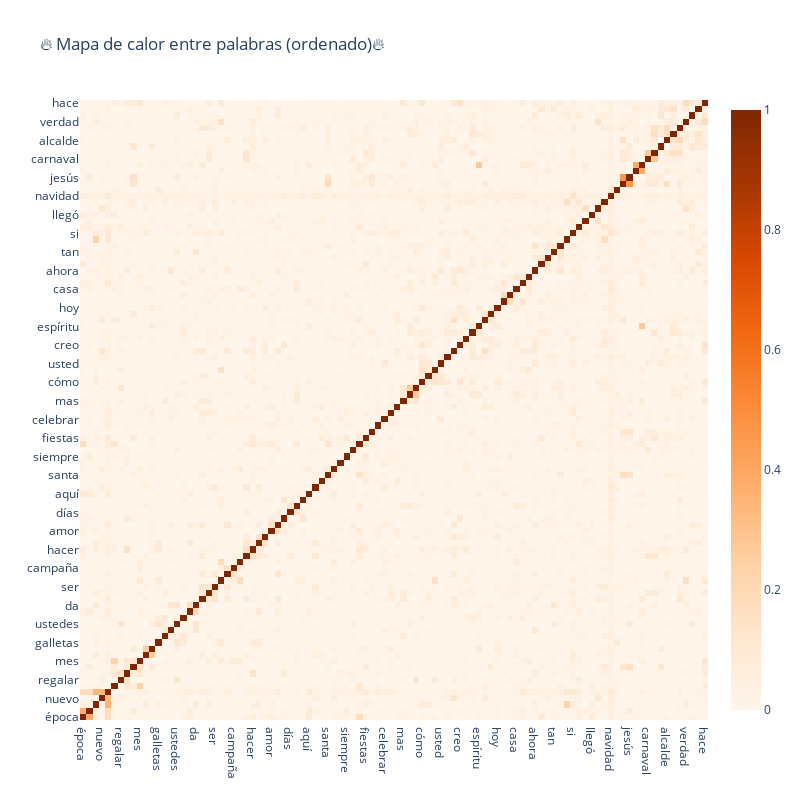

Notebook cell for this chart:
### Code cell
trace = go.Heatmap(z=temp2.values.tolist(),
                   x=temp2.index.values,
                   y=temp2.columns.values,
                   colorscale='Oranges')

layout = go.Layout(title='🔥 Mapa de calor entre palabras (ordenado)🔥',
                   width=800, height=800)

fig = go.Figure(data=[trace],layout=layout)
iplot(fig)

### Figure 1 — Plotly figure (JSON) as saved in the notebook; plotly's stock layout.template omitted (floating-point values rounded to 4 significant figures; data arrays with more than 128 entries replaced by an {"elided": "..."} marker saying what was removed)
{"data": [{"colorscale": [[0, "rgb(255,245,235)"], [0.125, "rgb(254,230,206)"], [0.25, "rgb(253,208,162)"], [0.375, "rgb(253,174,107)"], [0.5, "rgb(253,141,60)"], [0.625, "rgb(241,105,19)"], [0.75, "rgb(217,72,1)"], [0.875, "rgb(166,54,3)"], [1, "rgb(127,39,4)"]], "type": "heatmap", "x": ["época", "mejor", "fin", "nuevo", "año", "tener", "regalar", "van", "menos", "mes", "quieres", "llega", "galletas", "gusta", "música", "ustedes", "puedo", "bienvenida", "da", "vamos", "va", "ser", "navideñas", "adornos", "campaña", "compras", "niños", "hacer", "gran", "día", "amor", "felicidad", "amo", "días", "luces", "películas", "aquí", "regalo", "pa", "santa", "noviembre", "personas", "siempre", "cosas", "alegría", "fiestas", "fiesta", "feliz", "celebrar", "diciembre", "vida", "mas", "poner", "voy", "cómo", "dar", "gt", "usted", "solo", "quieren", "creo", "bien", "bueno", "espíritu", "dios", "gracias", "hoy", "armar", "arbolito", "casa", "árbol", "decorar", "ahora", "cada", "vez", "tan", "mamá", "todas", "si", "familia", "juntos", "llegó", "pasar", "así", "navidad", "quiero", "nacimiento", "jesús", "alumbrado", "navideño", "carnaval", "diablo", "mal", "alcalde", "medellín", "ver", "verdad", "años", "colombia", "hace"], "y": ["época", "mejor", "fin", "nuevo", "año", "tener", "regalar", "van", "menos", "mes", "quieres", "llega", "galletas", "gusta", "música", "ustedes", "puedo", "bienvenida", "da", "vamos", "va", "ser", "navideñas", "adornos", "campaña", "compras", "niños", "hacer", "gran", "día", "amor", "felicidad", "amo", "días", "luces", "películas", "aquí", "regalo", "pa", "santa", "noviembre", "personas", "siempre", "cosas", "alegría", "fiestas", "fiesta", "feliz", "celebrar", "diciembre", "vida", "mas", "poner", "voy", "cómo", "dar", "gt", "usted", "solo", "quieren", "creo", "bien", "bueno", "espíritu", "dios", "gracias", "hoy", "armar", "arbolito", "casa", "árbol", "decorar", "ahora", "cada", "vez", "tan", "mamá", "todas", "si", "familia", "juntos", "llegó", "pasar", "así", "navidad", "quiero", "nacimiento", "jesús", "alumbrado", "navideño", "carnaval", "diablo", "mal", "alcalde", "medellín", "ver", "verdad", "años", "colombia", "hace"], "z": {"elided": "100x100 float values"}}], "layout": {"height": 800, "title": {"text": "🔥 Mapa de calor entre palabras (ordenado)🔥"}, "width": 800}}
